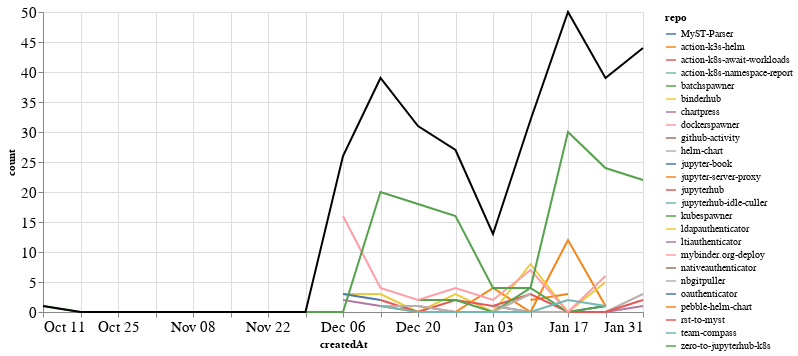

Here is the notebook cell this chart was saved with:
### Markdown cell above
### Comments

### Code cell
comments_time = comments.groupby('repo').resample('W', on='createdAt').count()['author'].reset_index()
comments_time = comments_time.rename(columns={'author': 'count'})
comments_time_total = comments_time.groupby('createdAt').agg({"count": "sum"}).reset_index()
ch1 = alt.Chart(comments_time, width=600).mark_line().encode(
    x='createdAt',
    y='count',
    color='repo',
    tooltip="repo"
)

ch2 = alt.Chart(comments_time_total, width=600).mark_line(color="black").encode(
    x='createdAt',
    y='count',
)

ch1 + ch2

### Figure 1 — Vega-Lite specification as saved in the notebook (floating-point values rounded to 4 significant figures)
{"config": {"axisLeft": {"labelFontSize": 15}, "axisBottom": {"labelFontSize": 15}}, "layer": [{"data": {"name": "data-1f7ae7197a6eddd454e61d29b0e8b449"}, "mark": "line", "encoding": {"color": {"type": "nominal", "field": "repo"}, "tooltip": {"type": "nominal", "field": "repo"}, "x": {"type": "temporal", "field": "createdAt"}, "y": {"type": "quantitative", "field": "count"}}, "width": 600}, {"data": {"name": "data-1fb0f18f79a37aa86b78df4a32711f6f"}, "mark": {"type": "line", "color": "black"}, "encoding": {"x": {"type": "temporal", "field": "createdAt"}, "y": {"type": "quantitative", "field": "count"}}, "width": 600}], "$schema": "https://vega.github.io/schema/vega-lite/v4.8.1.json", "datasets": {"data-1f7ae7197a6eddd454e61d29b0e8b449": [{"repo": "MyST-Parser", "createdAt": "2021-01-03T00:00:00", "count": 1}, {"repo": "MyST-Parser", "createdAt": "2021-01-10T00:00:00", "count": 0}, {"repo": "MyST-Parser", "createdAt": "2021-01-17T00:00:00", "count": 0}, {"repo": "MyST-Parser", "createdAt": "2021-01-24T00:00:00", "count": 1}, {"repo": "action-k3s-helm", "createdAt": "2020-12-13T00:00:00", "count": 1}, {"repo": "action-k3s-helm", "createdAt": "2020-12-20T00:00:00", "count": 0}, {"repo": "action-k3s-helm", "createdAt": "2020-12-27T00:00:00", "count": 0}, {"repo": "action-k3s-helm", "createdAt": "2021-01-03T00:00:00", "count": 4}, {"repo": "action-k3s-helm", "createdAt": "2021-01-10T00:00:00", "count": 0}, {"repo": "action-k3s-helm", "createdAt": "2021-01-17T00:00:00", "count": 12}, {"repo": "action-k3s-helm", "createdAt": "2021-01-24T00:00:00", "count": 1}, {"repo": "action-k8s-await-workloads", "createdAt": "2021-01-31T00:00:00", "count": 4}, {"repo": "action-k8s-namespace-report", "createdAt": "2021-01-17T00:00:00", "count": 3}, {"repo": "batchspawner", "createdAt": "2021-01-31T00:00:00", "count": 8}, {"repo": "binderhub", "createdAt": "2020-12-06T00:00:00", "count": 3}, {"repo": "binderhub", "createdAt": "2020-12-13T00:00:00", "count": 3}, {"repo": "binderhub", "createdAt": "2020-12-20T00:00:00", "count": 0}, {"repo": "binderhub", "createdAt": "2020-12-27T00:00:00", "count": 3}, {"repo": "binderhub", "createdAt": "2021-01-03T00:00:00", "count": 0}, {"repo": "binderhub", "createdAt": "2021-01-10T00:00:00", "count": 8}, {"repo": "binderhub", "createdAt": "2021-01-17T00:00:00", "count": 0}, {"repo": "binderhub", "createdAt": "2021-01-24T00:00:00", "count": 5}, {"repo": "chartpress", "createdAt": "2020-12-06T00:00:00", "count": 2}, {"repo": "chartpress", "createdAt": "2020-12-13T00:00:00", "count": 1}, {"repo": "chartpress", "createdAt": "2020-12-20T00:00:00", "count": 1}, {"repo": "chartpress", "createdAt": "2020-12-27T00:00:00", "count": 0}, {"repo": "chartpress", "createdAt": "2021-01-03T00:00:00", "count": 0}, {"repo": "chartpress", "createdAt": "2021-01-10T00:00:00", "count": 0}, {"repo": "chartpress", "createdAt": "2021-01-17T00:00:00", "count": 0}, {"repo": "chartpress", "createdAt": "2021-01-24T00:00:00", "count": 0}, {"repo": "chartpress", "createdAt": "2021-01-31T00:00:00", "count": 1}, {"repo": "dockerspawner", "createdAt": "2020-12-20T00:00:00", "count": 7}, {"repo": "github-activity", "createdAt": "2020-12-13T00:00:00", "count": 1}, {"repo": "helm-chart", "createdAt": "2021-01-03T00:00:00", "count": 1}, {"repo": "helm-chart", "createdAt": "2021-01-10T00:00:00", "count": 0}, {"repo": "helm-chart", "createdAt": "2021-01-17T00:00:00", "count": 0}, {"repo": "helm-chart", "createdAt": "2021-01-24T00:00:00", "count": 0}, {"repo": "helm-chart", "createdAt": "2021-01-31T00:00:00", "count": 3}, {"repo": "jupyter-book", "createdAt": "2020-12-13T00:00:00", "count": 1}, {"repo": "jupyter-server-proxy", "createdAt": "2021-01-10T00:00:00", "count": 2}, {"repo": "jupyter-server-proxy", "createdAt": "2021-01-17T00:00:00", "count": 3}, {"repo": "jupyterhub", "createdAt": "2020-12-13T00:00:00", "count": 2}, {"repo": "jupyterhub", "createdAt": "2020-12-20T00:00:00", "count": 0}, {"repo": "jupyterhub", "createdAt": "2020-12-27T00:00:00", "count": 2}, {"repo": "jupyterhub", "createdAt": "2021-01-03T00:00:00", "count": 1}, {"repo": "jupyterhub", "createdAt": "2021-01-10T00:00:00", "count": 3}, {"repo": "jupyterhub", "createdAt": "2021-01-17T00:00:00", "count": 0}, {"repo": "jupyterhub", "createdAt": "2021-01-24T00:00:00", "count": 0}, {"repo": "jupyterhub", "createdAt": "2021-01-31T00:00:00", "count": 2}, {"repo": "jupyterhub-idle-culler", "createdAt": "2021-01-31T00:00:00", "count": 1}, {"repo": "kubespawner", "createdAt": "2020-12-20T00:00:00", "count": 2}, {"repo": "kubespawner", "createdAt": "2020-12-27T00:00:00", "count": 2}, {"repo": "kubespawner", "createdAt": "2021-01-03T00:00:00", "count": 0}, {"repo": "kubespawner", "createdAt": "2021-01-10T00:00:00", "count": 4}, {"repo": "kubespawner", "createdAt": "2021-01-17T00:00:00", "count": 0}, {"repo": "kubespawner", "createdAt": "2021-01-24T00:00:00", "count": 1}, {"repo": "ldapauthenticator", "createdAt": "2020-12-13T00:00:00", "count": 1}, {"repo": "ltiauthenticator", "createdAt": "2020-12-06T00:00:00", "count": 2}, {"repo": "mybinder.org-deploy", "createdAt": "2020-12-06T00:00:00", "count": 16}, {"repo": "mybinder.org-deploy", "createdAt": "2020-12-13T00:00:00", "count": 4}, {"repo": "mybinder.org-deploy", "createdAt": "2020-12-20T00:00:00", "count": 2}, {"repo": "mybinder.org-deploy", "createdAt": "2020-12-27T00:00:00", "count": 4}, {"repo": "mybinder.org-deploy", "createdAt": "2021-01-03T00:00:00", "count": 2}, {"repo": "mybinder.org-deploy", "createdAt": "2021-01-10T00:00:00", "count": 7}, {"repo": "mybinder.org-deploy", "createdAt": "2021-01-17T00:00:00", "count": 0}, {"repo": "mybinder.org-deploy", "createdAt": "2021-01-24T00:00:00", "count": 6}, {"repo": "nativeauthenticator", "createdAt": "2021-01-31T00:00:00", "count": 3}, {"repo": "nbgitpuller", "createdAt": "2020-12-13T00:00:00", "count": 1}, {"repo": "nbgitpuller", "createdAt": "2020-12-20T00:00:00", "count": 1}, {"repo": "nbgitpuller", "createdAt": "2020-12-27T00:00:00", "count": 0}, {"repo": "nbgitpuller", "createdAt": "2021-01-03T00:00:00", "count": 0}, {"repo": "nbgitpuller", "createdAt": "2021-01-10T00:00:00", "count": 3}, {"repo": "oauthenticator", "createdAt": "2020-12-06T00:00:00", "count": 3}, {"repo": "oauthenticator", "createdAt": "2020-12-13T00:00:00", "count": 2}, {"repo": "pebble-helm-chart", "createdAt": "2020-12-13T00:00:00", "count": 1}, {"repo": "rst-to-myst", "createdAt": "2021-01-10T00:00:00", "count": 1}, {"repo": "team-compass", "createdAt": "2020-12-13T00:00:00", "count": 1}, {"repo": "team-compass", "createdAt": "2020-12-20T00:00:00", "count": 0}, {"repo": "team-compass", "createdAt": "2020-12-27T00:00:00", "count": 0}, {"repo": "team-compass", "createdAt": "2021-01-03T00:00:00", "count": 0}, {"repo": "team-compass", "createdAt": "2021-01-10T00:00:00", "count": 0}, {"repo": "team-compass", "createdAt": "2021-01-17T00:00:00", "count": 2}, {"repo": "team-compass", "createdAt": "2021-01-24T00:00:00", "count": 1}, {"repo": "zero-to-jupyterhub-k8s", "createdAt": "2020-10-11T00:00:00", "count": 1}, {"repo": "zero-to-jupyterhub-k8s", "createdAt": "2020-10-18T00:00:00", "count": 0}, {"repo": "zero-to-jupyterhub-k8s", "createdAt": "2020-10-25T00:00:00", "count": 0}, {"repo": "zero-to-jupyterhub-k8s", "createdAt": "2020-11-01T00:00:00", "count": 0}, {"repo": "zero-to-jupyterhub-k8s", "createdAt": "2020-11-08T00:00:00", "count": 0}, {"repo": "zero-to-jupyterhub-k8s", "createdAt": "2020-11-15T00:00:00", "count": 0}, {"repo": "zero-to-jupyterhub-k8s", "createdAt": "2020-11-22T00:00:00", "count": 0}, {"repo": "zero-to-jupyterhub-k8s", "createdAt": "2020-11-29T00:00:00", "count": 0}, {"repo": "zero-to-jupyterhub-k8s", "createdAt": "2020-12-06T00:00:00", "count": 0}, {"repo": "zero-to-jupyterhub-k8s", "createdAt": "2020-12-13T00:00:00", "count": 20}, {"repo": "zero-to-jupyterhub-k8s", "createdAt": "2020-12-20T00:00:00", "count": 18}, {"repo": "zero-to-jupyterhub-k8s", "createdAt": "2020-12-27T00:00:00", "count": 16}, {"repo": "zero-to-jupyterhub-k8s", "createdAt": "2021-01-03T00:00:00", "count": 4}, {"repo": "zero-to-jupyterhub-k8s", "createdAt": "2021-01-10T00:00:00", "count": 4}, {"repo": "zero-to-jupyterhub-k8s", "createdAt": "2021-01-17T00:00:00", "count": 30}, {"repo": "zero-to-jupyterhub-k8s", "createdAt": "2021-01-24T00:00:00", "count": 24}, {"repo": "zero-to-jupyterhub-k8s", "createdAt": "2021-01-31T00:00:00", "count": 22}], "data-1fb0f18f79a37aa86b78df4a32711f6f": [{"createdAt": "2020-10-11T00:00:00", "count": 1}, {"createdAt": "2020-10-18T00:00:00", "count": 0}, {"createdAt": "2020-10-25T00:00:00", "count": 0}, {"createdAt": "2020-11-01T00:00:00", "count": 0}, {"createdAt": "2020-11-08T00:00:00", "count": 0}, {"createdAt": "2020-11-15T00:00:00", "count": 0}, {"createdAt": "2020-11-22T00:00:00", "count": 0}, {"createdAt": "2020-11-29T00:00:00", "count": 0}, {"createdAt": "2020-12-06T00:00:00", "count": 26}, {"createdAt": "2020-12-13T00:00:00", "count": 39}, {"createdAt": "2020-12-20T00:00:00", "count": 31}, {"createdAt": "2020-12-27T00:00:00", "count": 27}, {"createdAt": "2021-01-03T00:00:00", "count": 13}, {"createdAt": "2021-01-10T00:00:00", "count": 32}, {"createdAt": "2021-01-17T00:00:00", "count": 50}, {"createdAt": "2021-01-24T00:00:00", "count": 39}, {"createdAt": "2021-01-31T00:00:00", "count": 44}]}}
